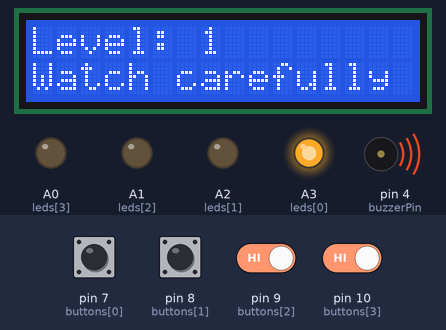
Simulated run of this sketch. Board: Arduino Uno, built with avr-gcc and run on an emulated ATmega328P. Shown: 16×2 character LCD, output pins drawn as LEDs (lit = HIGH), buzzer (waves = sounding). Dashed ring = blinking. Inputs (shaded band) come from the test bench; at power-on: pin 7 (buttons[0]), pin 8 (buttons[1]), pin 9 (buttons[2]), pin 10 (buttons[3]) HIGH. Random numbers use the default seed unless the sketch sets one.

Above: at 2.7 s.
2.8 s: pin 8 (buttons[1]) pulled LOW for 1 s
At 3.98 s:
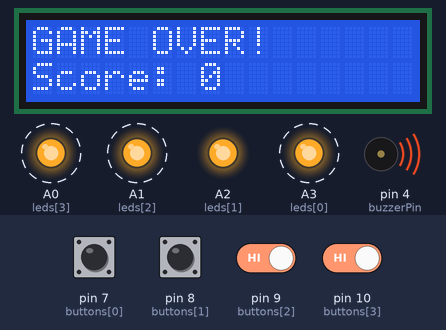
At 5.6 s:
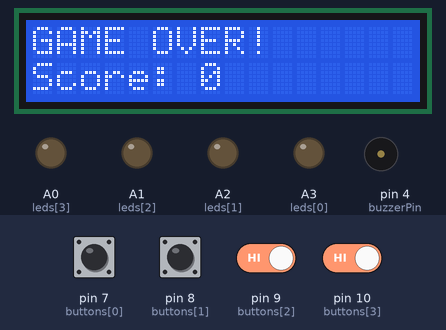
5.8 s: pin 9 (buttons[2]) driven LOW and pin 10 (buttons[3]) driven LOW
8.8 s: pin 7 (buttons[0]) pulled LOW for 0.15 s
At 9.02 s:
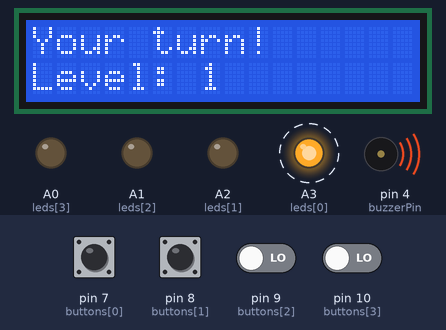
10.6 s: pin 9 (buttons[2]) driven HIGH
13.6 s: pin 9 (buttons[2]) driven LOW
16.2 s: pin 9 (buttons[2]) driven HIGH
At 19.4 s:
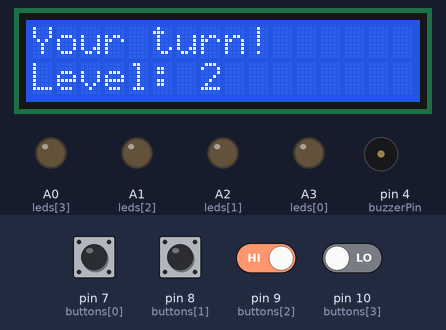
Timing chart, 0 to 20.2 s (numbered marks = the images above; inputs shaded):
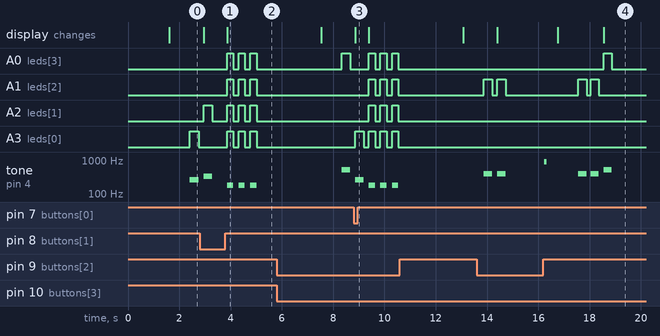

Measured:
- after the input at 2.8 s, A0 (leds[3]), A1 (leds[2]): alternates HIGH for 0.25 s and LOW for 0.20 s, 6 changes in all, then stays LOW, starting after 1.1 s
- after the input at 8.8 s, A0 (leds[3]), A2 (leds[1]): alternates HIGH for 0.25 s and LOW for 0.20 s, starting after 0.59 s; A3 (leds[0]): alternates HIGH for 0.25 s and LOW for 0.20 s, starting after 0.06 s
- after the input at 16.2 s, A0 (leds[3]): LOW → HIGH after 2.4 s, → LOW 0.31 s later; A1 (leds[2]): alternates HIGH for 0.32 s and LOW for 0.15 s, 4 changes in all, then stays LOW, starting after 1.4 s

The sketch:

Simon_Says_Game.ino
```cpp
#include <Wire.h>
#include <LiquidCrystal_I2C.h>
#include <avr/wdt.h>

// LCD: common I2C address is 0x27
LiquidCrystal_I2C lcd(0x27, 16, 2);

// Buzzer
const int buzzerPin = 4;

// LEDs
const int leds[] = {A3, A2, A1, A0};

// Buttons: white, yellow, blue, red
const int buttons[] = {7, 8, 9, 10};

// Notes for each color
const int notes[] = {262, 330, 392, 523};

const int NUM_COLORS = 4;
const int MAX_LEVEL = 15;

int flashDelay = 350;
int winDelay = 5000;
int counting = 1000;

int sequence[MAX_LEVEL];
int level = 1;

bool cheat = false;

void playVictoryMusic() {
  // Melody notes: C5, E5, G5, C6, G5, C6
  int victoryNotes[] = {523, 659, 784, 1047, 784, 1047};
  int noteDurations[] = {150, 150, 150, 300, 150, 600};

  for (int i = 0; i < 6; i++) {
    // Flash all LEDs along with the notes
    for (int j = 0; j < NUM_COLORS; j++) {
      digitalWrite(leds[j], HIGH);
    }

    tone(buzzerPin, victoryNotes[i]);
    delay(noteDurations[i]);
    noTone(buzzerPin);

    for (int j = 0; j < NUM_COLORS; j++) {
      digitalWrite(leds[j], LOW);
    }
    delay(50); // Small gap between notes
  }
}

void playColor(int color) {
  digitalWrite(leds[color], HIGH);
  tone(buzzerPin, notes[color]);
  delay(flashDelay);
  digitalWrite(leds[color], LOW);
  noTone(buzzerPin);
  delay(150);
  flashDelay = 350;
  flashDelay = flashDelay - (level * 20);
  if (flashDelay < 50) {
    flashDelay = 50;
  }
}

void reset() {
  wdt_enable(WDTO_15MS); // Enable watchdog timer with a 15ms timeout
  while (1);
}

void waitForRelease(int buttonPin) {
  while (digitalRead(buttonPin) == LOW) {
    delay(10);
  }
  delay(30);
}

int getButtonPress() {
  while (true) {
    for (int i = 0; i < NUM_COLORS; i++) {
      if (digitalRead(buttons[i]) == LOW) {
        delay(25); // debounce
        if (digitalRead(buttons[i]) == LOW) {
          playColor(i);
          waitForRelease(buttons[i]);
          return i;
        }
      }
    }
  }
}

void gameOver() {
  lcd.clear();
  lcd.setCursor(0, 0);
  lcd.print("GAME OVER!");
  lcd.setCursor(0, 1);
  lcd.print("Score: ");
  lcd.print(level - 1);

  for (int i = 0; i < 3; i++) {
    for (int j = 0; j < NUM_COLORS; j++) {
      digitalWrite(leds[j], HIGH);
    }
    tone(buzzerPin, 180);
    delay(250);

    for (int j = 0; j < NUM_COLORS; j++) {
      digitalWrite(leds[j], LOW);
    }
    noTone(buzzerPin);
    delay(200);
  }

  int wButton = digitalRead(buttons[0]);
  int yButton = digitalRead(buttons[1]);
  int bButton = digitalRead(buttons[2]);
  int rButton = digitalRead(buttons[3]);
  if (wButton == LOW && yButton == LOW && bButton == LOW && rButton == LOW) {
    lcd.clear();
    lcd.home();
    lcd.print("CHEAT MODE   ");
    lcd.setCursor(6, 1);
    lcd.print("ACTIVATED");
    cheat = true;
  }
  delay(1800);
}

void setup() {
  for (int i = 0; i < NUM_COLORS; i++) {
    pinMode(leds[i], OUTPUT);
    pinMode(buttons[i], INPUT_PULLUP);
  }

  pinMode(buzzerPin, OUTPUT);

  lcd.init();
  lcd.backlight();

  randomSeed(analogRead(A5));

  lcd.setCursor(0, 0);
  lcd.print("SIMON SAYS!");
  lcd.setCursor(0, 1);
  lcd.print("Get ready...");
  delay(1500);
}

void loop() {
   if (cheat) {
    level = MAX_LEVEL;
    // Generate valid random moves for the ENTIRE sequence history so it's playable
    for (int i = 0; i < MAX_LEVEL; i++) {
      sequence[i] = random(NUM_COLORS);
    }
    cheat = false;
  } else {
    // Standard single-step progression
    sequence[level - 1] = random(NUM_COLORS);
  }

  lcd.clear();
  lcd.setCursor(0, 0);
  lcd.print("Level: ");
  lcd.print(level);
  lcd.setCursor(0, 1);
  lcd.print("Watch carefully");

  delay(800);

  // Show the entire sequence so far
  for (int i = 0; i < level; i++) {
    playColor(sequence[i]);
  }

  lcd.clear();
  lcd.setCursor(0, 0);
  lcd.print("Your turn!");
  lcd.setCursor(0, 1);
  lcd.print("Level: ");
  lcd.print(level);

  // Check the player's sequence
  for (int i = 0; i < level; i++) {
    int pressed = getButtonPress();

    if (pressed != sequence[i]) {
      gameOver();
      level = 1;
      delay(500);
      return;
    }
  }

  // Successful round!
  tone(buzzerPin, 880);
  delay(100);
  noTone(buzzerPin);

  level++;
  if (level > MAX_LEVEL) {
    level = 1;
    lcd.clear();
    lcd.home();
    lcd.print("Wow... You beat  ");
    lcd.setCursor(2, 1);
    lcd.print("THE GAME!!!");
    for (int p = 0; p < 5; p++) {
      playVictoryMusic();
    }
    delay(winDelay);
    lcd.clear();
    lcd.home();
    lcd.print("Resetting in... ");
    for (int k = 5; k > 0; k--) {
      lcd.setCursor(0, 1);
      lcd.print(k);
      delay(counting);
    }
    reset();
  }

  delay(400);
}
```
